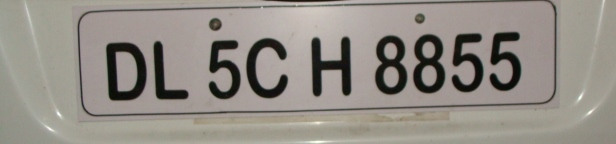
%> input picture Signals_and_Systems/CA2/p1/image1.jpg, 616 x 144 px
$ octave p1.m   (GNU Octave 9; MATLAB toolbox functions it lacks are replaced by stand-ins)
%> lines starting %> are read from the running program, lines starting %| are printed output that depends on the picture; in (x1, y1, x2, y2) boxes, pixels count from 0 and x2, y2 are one past the last pixel; in counts of white or black regions, pixels touching at a corner belong together; the program's own positions count from 1
clear all;

[file,path]=uigetfile({'*.jpg;*.bmp;*.png;*.tif'},'Choose an image');
%> the answer given: p1/image1.jpg
s=[path,file];
img = imread(s);
%> img is the input picture: size 144x616x3 uint8; mean R, G, B 146.4, 141, 133.6
gSizeIMG = imresize(img,[300,500]);
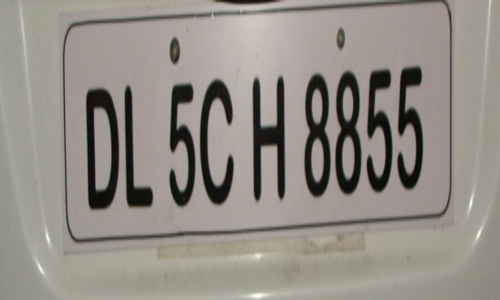
%> gSizeIMG: size 300x500x3 uint8; mean R, G, B 146.4, 141, 133.6
imshow(gSizeIMG);
size(gSizeIMG)
%> ans = [300 500 3]
grayimg= mygrayfun(gSizeIMG);
figure;
imshow(grayimg, []);
title('Grayscale Image');
level = graythresh(grayimg);
%> level = 0.376
binaryimg= mybinaryfun(grayimg);
figure;
imshow(binaryimg, []);
title('Binary Image');
%%
% [16 lines of commented-out code are left out]

picture_removed_trash=myremovecom(binaryimg,350);
figure;
imshow(~picture_removed_trash)
title('تمیز شده');
backgroud=myremovecom(picture_removed_trash,3000);
figure;
imshow(backgroud)
title('پس زمینه');
pic_back_rem=picture_removed_trash-backgroud;
figure;
title('Cleared minus Background');
imshow(~pic_back_rem);


figure;
imshow(~pic_back_rem, 'InitialMagnification', 'fit'); % نمایش تصویر
title('Rectangled');

[L, Ne] = mysegmentation(pic_back_rem);
% [51 lines not run here, left out]
function y = mygrayfun(x)

    if size(x, 3) == 3
        y = x(:,:,1)*0.299+ x(:,:,2)*0.578+ x(:,:,3)*0.114;
    else
        y = x;
    end
end

function y = mybinaryfun(x)
    y=x;
    for i = 1:size(y,1)
        for j = 1:size(y,2)
            if y(i,j,1)>=100
                y(i,j,1)=0;
            else
                y(i,j,1)=1;
            end
        end
    end
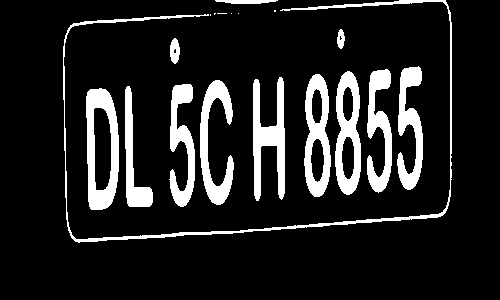
%> y: size 300x500 uint8; values 0 (black) and 1 (white), 13% white; 19 white regions (6 under 20 px), largest, box (x1, y1, x2, y2) and area: (63, 0, 452, 243) 2745, (86, 88, 119, 210) 2262, (253, 77, 285, 201) 2052
end

function pic=myremovecom(picture,n)
%> called with n = 350

[row,column]=find(picture==1);
%> row = 19469 values from 1 to 243; column = 19469 values from 64 to 452
POINTS=[row';column'];
POINTS_NUM=size(POINTS,2);
%> POINTS_NUM = 19469
pic2=picture;
while POINTS_NUM>0
   point_ini=POINTS(:,1);
   POINTS(:,1)=[];
   %
   POINTS_NUM=size(POINTS,2);
   diff= abs(repmat(point_ini,1,POINTS_NUM)-POINTS);
   index=find(diff(1,:)<=1 & diff(2,:)<=1);
   newpoints=POINTS(:,index);
   POINTS(:,index)=[];

   current_obj=[point_ini newpoints];
   newpoints_len=size(newpoints,2);

   while newpoints_len>0
        POINTS_NUM=size(POINTS,2);
        diff= abs(repmat(newpoints(:,1),1,POINTS_NUM)-POINTS);
        index=find(diff(1,:)<=1 & diff(2,:)<=1);
        newpoints1=POINTS(:,index);
        POINTS(:,index)=[];

        newpoints(:,1)=[];
        newpoints=[newpoints newpoints1];
        current_obj=[current_obj newpoints1];
        newpoints_len=size(newpoints,2);
   end
    if size(current_obj,2) < n
        pics=pic2;
        ind=sub2ind(size(picture),current_obj(1,:),current_obj(2,:));
        pics(ind)=0;
        pic2=pics;
    end
   POINTS_NUM=size(POINTS,2);
end
%> this loop made 19 passes
%> (point_ini, ind) on pass 14: ([11; 275], [82211 82212 82511 82512])
%> (point_ini, ind) on pass 7: ([15; 211], [63015 63016])
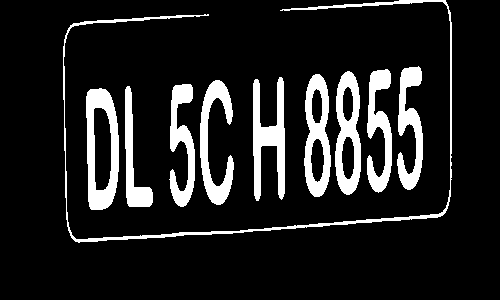
%> pic2: size 300x500 uint8; values 0 (black) and 1 (white), 12.6% white; 10 white regions, largest, box (x1, y1, x2, y2) and area: (63, 0, 452, 243) 2745, (86, 88, 119, 210) 2262, (253, 77, 285, 201) 2052
%> after the loop, ind = 112 values, max 103241 at index 93, min 101138 at index 1, mean 102168.2
%> in myremovecom (call 2), `[row,column]=find(picture==1);`: row = 18946 values from 1 to 243; column = 18946 values from 64 to 452
%> in myremovecom (call 2), `POINTS_NUM=size(POINTS,2);`: POINTS_NUM = 18946
%> the loop in myremovecom (call 2), `while POINTS_NUM>0` made 10 passes
%> point_ini on passes 1 to 6: [47; 64], [97; 87], [90; 126], [180; 170], [124; 201], [84; 254]
%> pass 1, in myremovecom (call 2), `pic2=pics;`:
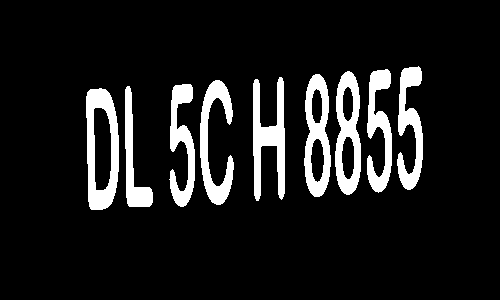
%> pic2: size 300x500 uint8; values 0 (black) and 1 (white), 10.8% white; 9 white regions, largest, box (x1, y1, x2, y2) and area: (86, 88, 119, 210) 2262, (253, 77, 285, 201) 2052, (335, 71, 361, 195) 1896
%> pass 2, in myremovecom (call 2), `pic2=pics;`:
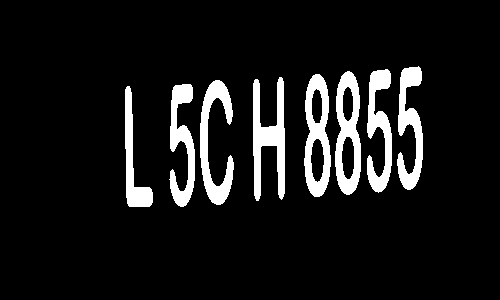
%> pic2: size 300x500 uint8; values 0 (black) and 1 (white), 9.3% white; 8 white regions, largest, box (x1, y1, x2, y2) and area: (253, 77, 285, 201) 2052, (335, 71, 361, 195) 1896, (304, 74, 331, 197) 1880
%> pass 3, in myremovecom (call 2), `pic2=pics;`:
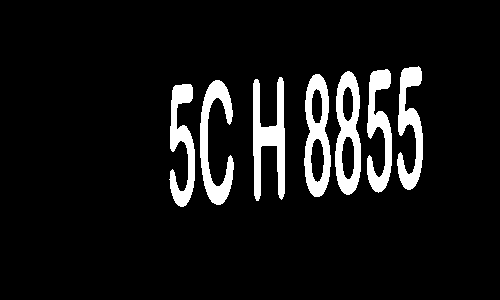
%> pic2: size 300x500 uint8; values 0 (black) and 1 (white), 8.5% white; 7 white regions, largest, box (x1, y1, x2, y2) and area: (253, 77, 285, 201) 2052, (335, 71, 361, 195) 1896, (304, 74, 331, 197) 1880
%> after the loop in myremovecom (call 2), `while POINTS_NUM>0`: pic2: size 300x500 uint8; 12.63% of pixels changed, all inside (x1, y1, x2, y2) = (63, 0, 452, 243)
%> after the loop in myremovecom (call 2), `while POINTS_NUM>0`: ind = 1689 values, max 126760 at index 506, min 119260 at index 1, mean 123003
pic=pic2;
end


function [L,Ne]=mysegmentation(picture)
    L=zeros(size(picture));
    [row,column]=find(picture==1);
    POINTS=[row';column'];
    current_obj_num=1;
    POINTS_NUM=size(POINTS,2);
%> POINTS_NUM = 18946
%> the run ends on the next line
    while POINTS_NUM>0
        point_ini=POINTS(:,1);
        POINTS(:,1)=[];

       POINTS_NUM=size(POINTS,2);
       diff= abs(repmat(point_ini,1,POINTS_NUM)-POINTS);
       index=find(diff(1,:)<=1 & diff(2,:)<=1);
       newpoints=POINTS(:,index);
       POINTS(:,index)=[];

        current_obj=[point_ini newpoints];
        newpoints_len=size(newpoints,2);
        while newpoints_len>0
            POINTS_NUM=size(POINTS,2);
            diff= abs(repmat(newpoints(:,1),1,POINTS_NUM)-POINTS);
            index=find(diff(1,:)<=1 & diff(2,:)<=1);
            newpoints1=POINTS(:,index);
            POINTS(:,index)=[];
            newpoints(:,1)=[];
            newpoints=[newpoints newpoints1];
            current_obj=[current_obj newpoints1];
            newpoints_len=size(newpoints,2);
           end
        ind=sub2ind(size(picture),current_obj(1,:),current_obj(2,:));
        L(ind)=current_obj_num;
        current_obj_num=current_obj_num+1;
        POINTS_NUM=size(POINTS,2);
    end
    Ne=current_obj_num-1;

end
